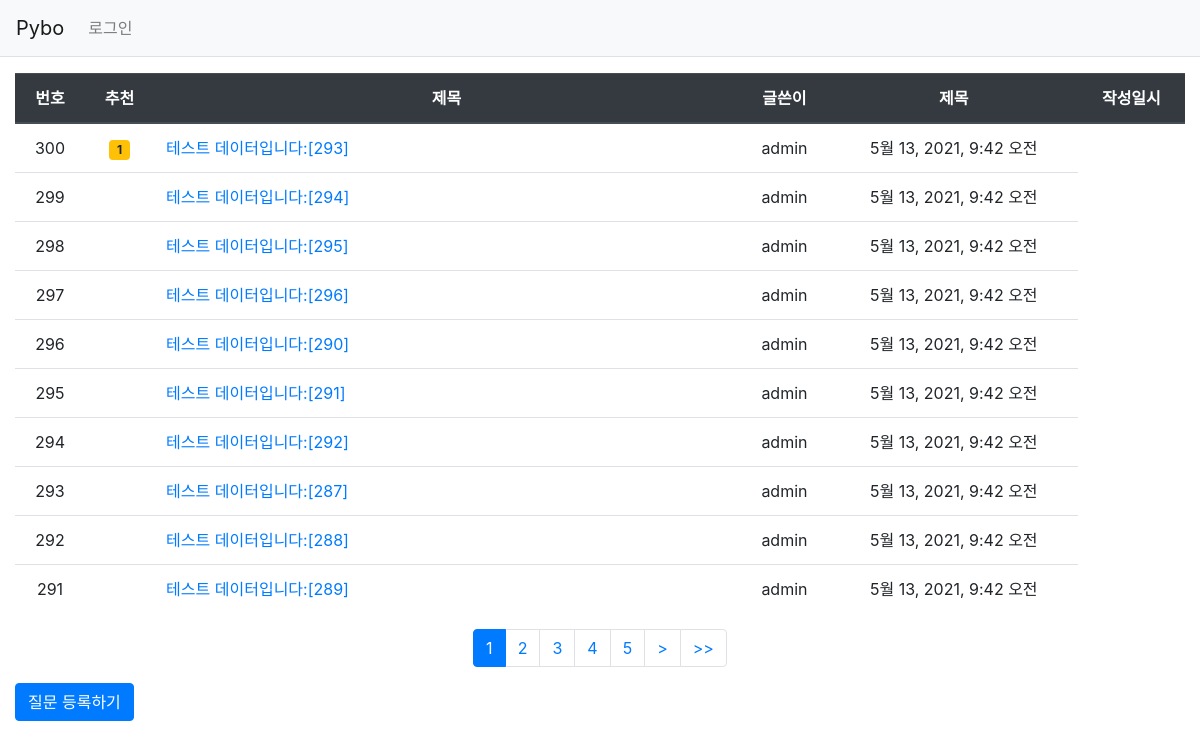
Screenshot of /pybo/ with the database file from the repository.
### pybo/models.py (models this page shows, shortened)
class Question(models.Model):
    author = models.ForeignKey(
        User, on_delete=models.CASCADE, related_name='author_question')
    subject = models.CharField(max_length=200)
    content = models.TextField()
    create_date = models.DateTimeField()
    modify_date = models.DateTimeField(null=True, blank=True)
    voter = models.ManyToManyField(User, related_name='voter_question')

### pybo/views/base_views.py (the view)
# urls.py: path('', base_views.index, name='index'),  # '/' 에 해당되는 path
def index(request):
    page = request.GET.get('page', '1')  # 페이지
    question_list = Question.objects.order_by('-create_date')
    paginator = Paginator(question_list, 10)  # 페이지당 10개씩 보여주기
    page_obj = paginator.get_page(page)
    context = {'question_list': page_obj}
    return render(request, "pybo/question_list.html", context)

### pybo/templatetags/pybo_filter.py (called while the page is built)
@register.filter
def sub(value, arg):
    return value - arg

### templates/pybo/question_list.html (shortened to what this page needs)
{% extends 'base.html' %}
{% load pybo_filter %}
{% block content %}
<div class="container-fluid my-3">
    <table class="table">
        <thead>
        <tr class="thead-dark text-center">
            <th>번호</th>
            <th>추천</th>
            <th style="width:50%">제목</th>
            <th>글쓴이</th>
            <th>제목</th>
            <th>작성일시</th>
        </tr>
        </thead>
        <tbody>
        {% if question_list %}
        {% for question in question_list %}
        <tr class="text-center">
            <td>
                {{ question_list.paginator.count|sub:question_list.start_index|sub:forloop.counter0|add:1 }}
            </td>
            <td>
                {% if question.voter.all.count > 0 %}
                <span class="badge badge-warning px-2 py-1">{{ question.voter.all.count }}</span>
                {% endif %}
            </td>
            <td class="text-left">
                <a href="{% url 'pybo:detail' question.id %}">{{ question.subject }}</a>
            </td>
            <td>{{ question.author.username }}</td>
            <td>{{ question.create_date }}</td>
        </tr>
        {% endfor %}
        {% else %}
        <tr>
            <td colspan="3">질문이 없습니다.</td>
        </tr>
        {% endif %}
        </tbody>
    </table>
    <ul class="pagination justify-content-center">
        {% for page_number in question_list.paginator.page_range %}
        {% if page_number >= question_list.number|add:-4 and page_number <= question_list.number|add:4 %}
            {% if page_number == question_list.number %}
            <li class="page-item active" aria-current="page">
                <a class="page-link" href="?page={{ page_number }}">{{ page_number }}</a>
            </li>
            {% else %}
            <li class="page-item">
                <a class="page-link" href="?page={{ page_number }}">{{ page_number }}</a>
            </li>
            {% endif %}
        {% endif %}
        {% endfor %}
        {% if question_list.has_next %}
        <li class="page-item">
            <a class="page-link" href="?page={{ question_list.next_page_number }}">></a>
        </li>
        <li class="page-item">
            <a class="page-link" href="?page={{ question_list.next_page_number }}">>></a>
        </li>
        {% endif %}
    </ul>
    <a href="{% url 'pybo:question_create' %}" class="btn btn-primary">질문 등록하기</a>
</div>
{% endblock %}

### templates/base.html (shortened to what this page needs)
{% load static %}
<!doctype html>
<html lang="ko">
    <head>
        <link rel="stylesheet" type="text/css" href="{% static 'bootstrap.min.css' %}">
        <link rel="stylesheet" type="text/css" href="{% static 'bootstrap.css' %}">
        <link rel="stylesheet" type="text/css" href="{% static 'style.css' %}">
    </head>
    <body>
    {% include "navbar.html" %}
    {% block content %}{% endblock %}
    </body>
</html>

### templates/navbar.html (shortened to what this page needs)
<nav class="navbar navbar-expand-lg navbar-light bg-light border-bottom">
    <a class="navbar-brand" href="{% url 'pybo:index' %}">Pybo</a>
    <div class="collapse navbar-collapse flex-grow-0" id="navbarNav">
        <ul class="navbar-nav">
            <li class="nav-item ">
                {% if user.is_authenticated %}
                <a class="nav-link" href="{% url 'common:logout' %}">{{ user.username }} (로그아웃)</a>
                {% else %}
                <a class="nav-link" href="{% url 'common:login' %}">로그인</a>
                {% endif %}
            </li>
        </ul>
    </div>
</nav>

### rows the page displays
Question: paginator.count|sub "300", voter.all.count "1", subject "테스트 데이터입니다:[293]", author.username "admin", create_date "5월 13, 2021, 9:42 오전"
Question: paginator.count|sub "299", subject "테스트 데이터입니다:[294]", author.username "admin", create_date "5월 13, 2021, 9:42 오전"
Question: paginator.count|sub "298", subject "테스트 데이터입니다:[295]", author.username "admin", create_date "5월 13, 2021, 9:42 오전"
Question: paginator.count|sub "297", subject "테스트 데이터입니다:[296]", author.username "admin", create_date "5월 13, 2021, 9:42 오전"
Question: paginator.count|sub "296", subject "테스트 데이터입니다:[290]", author.username "admin", create_date "5월 13, 2021, 9:42 오전"
Question: paginator.count|sub "295", subject "테스트 데이터입니다:[291]", author.username "admin", create_date "5월 13, 2021, 9:42 오전"
Question: paginator.count|sub "294", subject "테스트 데이터입니다:[292]", author.username "admin", create_date "5월 13, 2021, 9:42 오전"
Question: paginator.count|sub "293", subject "테스트 데이터입니다:[287]", author.username "admin", create_date "5월 13, 2021, 9:42 오전"
Question: paginator.count|sub "292", subject "테스트 데이터입니다:[288]", author.username "admin", create_date "5월 13, 2021, 9:42 오전"
Question: paginator.count|sub "291", subject "테스트 데이터입니다:[289]", author.username "admin", create_date "5월 13, 2021, 9:42 오전"

### other values shown
{{ page_number }} "1"
{{ page_number }} "2" "3" "4" "5"
